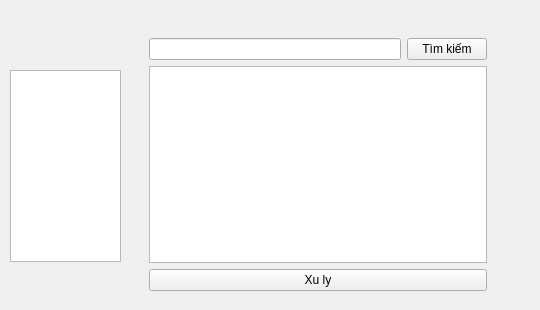
<?xml version="1.0" encoding="UTF-8"?>
<ui version="4.0">
 <class>Librarian</class>
 <widget class="QWidget" name="Librarian">
  <property name="geometry">
   <rect>
    <x>0</x>
    <y>0</y>
    <width>540</width>
    <height>310</height>
   </rect>
  </property>
  <property name="windowTitle">
   <string>Form</string>
  </property>
  <widget class="QListWidget" name="listAction">
   <property name="geometry">
    <rect>
     <x>10</x>
     <y>70</y>
     <width>111</width>
     <height>192</height>
    </rect>
   </property>
  </widget>
  <widget class="QStackedWidget" name="stackedWidget">
   <property name="geometry">
    <rect>
     <x>140</x>
     <y>29</y>
     <width>356</width>
     <height>271</height>
    </rect>
   </property>
   <property name="currentIndex">
    <number>2</number>
   </property>
   <widget class="QWidget" name="page">
    <layout class="QGridLayout" name="gridLayout">
     <item row="0" column="0">
      <layout class="QHBoxLayout" name="horizontalLayout_3">
       <item>
        <layout class="QVBoxLayout" name="verticalLayout">
         <item>
          <layout class="QHBoxLayout" name="horizontalLayout">
           <item>
            <widget class="QLabel" name="label">
             <property name="text">
              <string>Nội dung</string>
             </property>
            </widget>
           </item>
           <item>
            <widget class="QLineEdit" name="txtContent"/>
           </item>
          </layout>
         </item>
         <item>
          <layout class="QHBoxLayout" name="horizontalLayout_2">
           <item>
            <widget class="QLabel" name="label_2">
             <property name="text">
              <string>Lọc theo:</string>
             </property>
            </widget>
           </item>
           <item>
            <widget class="QComboBox" name="Filter"/>
           </item>
          </layout>
         </item>
        </layout>
       </item>
       <item>
        <widget class="QPushButton" name="btnSearch">
         <property name="text">
          <string>Tìm kiếm</string>
         </property>
        </widget>
       </item>
      </layout>
     </item>
     <item row="1" column="0">
      <widget class="QTableView" name="tableSach"/>
     </item>
    </layout>
   </widget>
   <widget class="QWidget" name="page_2">
    <layout class="QGridLayout" name="gridLayout_3">
     <item row="0" column="0">
      <layout class="QHBoxLayout" name="horizontalLayout_4">
       <item>
        <spacer name="horizontalSpacer">
         <property name="orientation">
          <enum>Qt::Horizontal</enum>
         </property>
         <property name="sizeHint" stdset="0">
          <size>
           <width>118</width>
           <height>20</height>
          </size>
         </property>
        </spacer>
       </item>
       <item>
        <widget class="QComboBox" name="FilterMuon"/>
       </item>
      </layout>
     </item>
     <item row="1" column="0">
      <layout class="QGridLayout" name="gridLayout_2">
       <item row="0" column="2">
        <widget class="QPushButton" name="btnTim">
         <property name="text">
          <string>Tìm kiếm</string>
         </property>
        </widget>
       </item>
       <item row="0" column="1">
        <widget class="QLineEdit" name="txtSearch"/>
       </item>
       <item row="0" column="0">
        <widget class="QLabel" name="lblID">
         <property name="text">
          <string>ID:</string>
         </property>
        </widget>
       </item>
      </layout>
     </item>
     <item row="2" column="0">
      <widget class="QTableView" name="tableMuon"/>
     </item>
     <item row="3" column="0">
      <layout class="QHBoxLayout" name="horizontalLayout_5">
       <item>
        <spacer name="horizontalSpacer_2">
         <property name="orientation">
          <enum>Qt::Horizontal</enum>
         </property>
         <property name="sizeHint" stdset="0">
          <size>
           <width>40</width>
           <height>20</height>
          </size>
         </property>
        </spacer>
       </item>
       <item>
        <widget class="QPushButton" name="btnPay">
         <property name="enabled">
          <bool>true</bool>
         </property>
         <property name="text">
          <string>Trả sách</string>
         </property>
        </widget>
       </item>
      </layout>
     </item>
    </layout>
   </widget>
   <widget class="QWidget" name="page_3">
    <layout class="QGridLayout" name="gridLayout_4">
     <item row="0" column="0">
      <layout class="QHBoxLayout" name="horizontalLayout_6">
       <item>
        <widget class="QLineEdit" name="txtContentPhat"/>
       </item>
       <item>
        <widget class="QPushButton" name="btnSearchPhat">
         <property name="text">
          <string>Tìm kiếm</string>
         </property>
        </widget>
       </item>
      </layout>
     </item>
     <item row="1" column="0">
      <widget class="QTableView" name="tablePhat"/>
     </item>
     <item row="2" column="0">
      <widget class="QPushButton" name="btnXuly">
       <property name="text">
        <string>Xu ly</string>
       </property>
      </widget>
     </item>
    </layout>
   </widget>
  </widget>
 </widget>
 <resources/>
 <connections/>
</ui>
